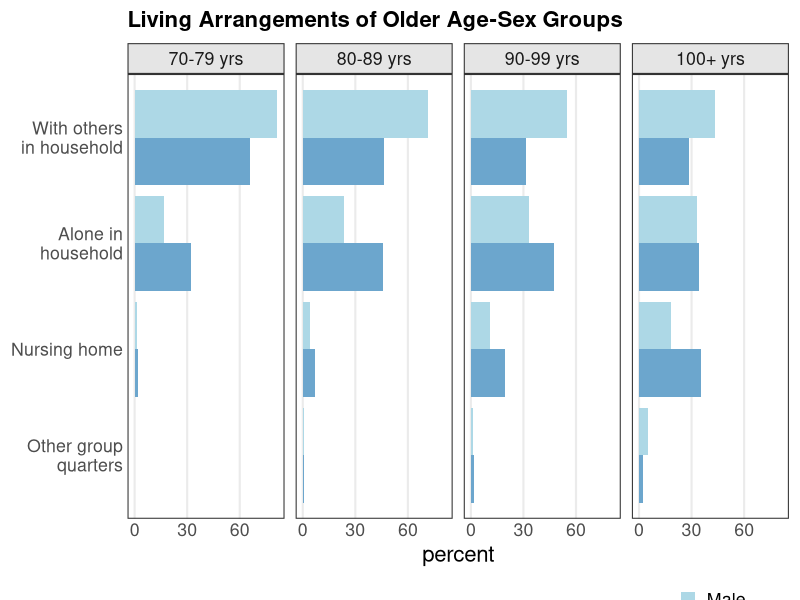

Source code (R):
## ----living, fig.width = 7, fig.height=4------
library(ggplot2)
data <- read.csv("living.csv")
colors2 <- c("lightblue","skyblue3")
data$LIVING <- factor(data$LIVING, levels =
                           c("Other group quarters",
                             "Nursing home",
                             "Alone in household",
                             "With others in household"))
twolinelabels <- c("Other group\nquarters",
                 "Nursing home",
                 "Alone in\nhousehold",
                 "With others\nin household")
data$AGE <- factor(data$AGE, levels = c("70-79 yrs",
                                         "80-89 yrs",
                                         "90-99 yrs",
                                         "100+ yrs"))
g <- ggplot(data, aes(x = LIVING, y = PERCENT,
                      fill = SEX))
g + geom_bar(stat="identity", position = "dodge") +
    scale_x_discrete(labels = twolinelabels) +
    scale_fill_manual(values = colors2,
                      limits = c("Male","Female")) +
    scale_y_continuous(breaks = c(0,30,60)) +
    coord_flip() + facet_grid(. ~ AGE) +
    theme_bw(16) +
    theme(axis.ticks.length = unit(0, "cm"),
          legend.title = element_blank(),
          legend.position = c(.9,-.2),
          legend.key = element_blank(),
          legend.key.size = unit(.8, "lines"),
          panel.grid.major.y = element_blank(),
          panel.grid.minor = element_blank(),
          strip.background = element_rect(fill="grey90"),
          strip.text.x=element_text
            (margin = margin(t=5, b=5)),
          plot.title = element_text(hjust = 0, size = 16,
                                    face = "bold"),
          plot.margin = margin(8,8,24,8)) +
    xlab(NULL) + ylab("percent") +
    ggtitle ("Living Arrangements of Older Age-Sex Groups")

